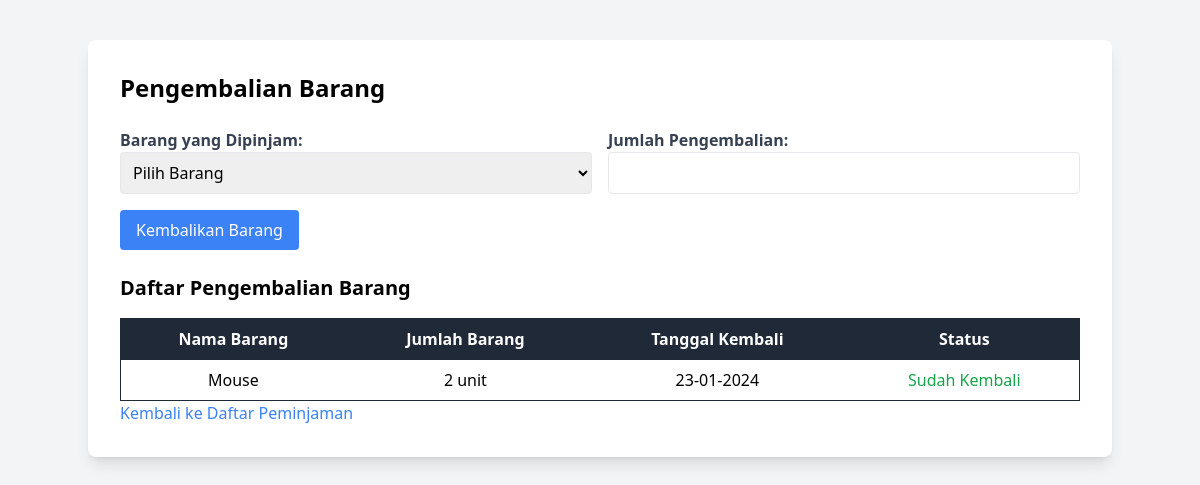
The app's page /src/View/pengembalian_barang.php, older data.
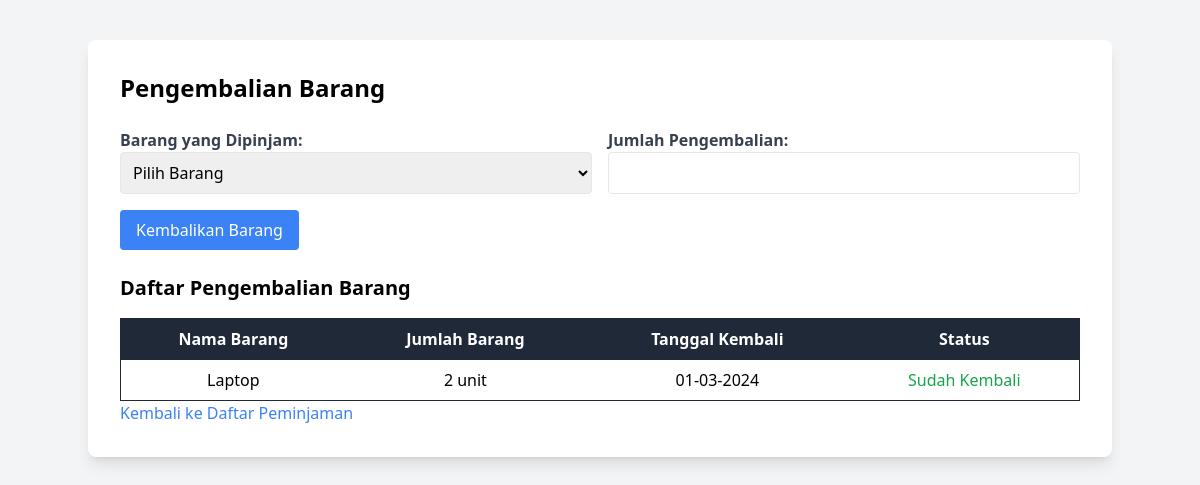
The same page, newer data.
### tables this page shows
CREATE TABLE `pengembalian_barang` (
  `pengembalian_id` int(11) NOT NULL,
  `id_barang` int(11) DEFAULT NULL,
  `jumlah` int(11) DEFAULT NULL,
  `tanggal_kembali` date DEFAULT NULL
);

CREATE TABLE `barang` (
  `id` int(11) NOT NULL,
  `nama` varchar(45) NOT NULL,
  `stok` int(11) NOT NULL,
  `gambar` varchar(250) DEFAULT NULL
);

### src/Controller/PengembalianBarangController.php (called while the page is built, shortened)
<?php
class PengembalianBarangController {
    private $database;
    public function __construct(Database $database) {
        $this->database = $database;
    }
    public function getDaftarPengembalian() {
        $koneksi = $this->database->koneksi;
        $resultPengembalian = $koneksi->query("SELECT pengembalian_barang.*, barang.nama
                                                FROM pengembalian_barang
                                                JOIN barang ON pengembalian_barang.id_barang = barang.id
                                                ORDER BY pengembalian_barang.tanggal_kembali DESC");
        $daftarPengembalian = [];
        while ($rowPengembalian = $resultPengembalian->fetch_assoc()) {
            $daftarPengembalian[] = $rowPengembalian;
        }
        return $daftarPengembalian;
    }
}

### src/View/pengembalian_barang.php (the view, shortened to what this page needs)
<?php
include '../Controller/Database.php';
include '../Controller/PengembalianBarangController.php';
$database = new Database();
$koneksi = $database->koneksi;
$pengembalianController = new PengembalianBarangController($database);
$daftarBarangDipinjam = $koneksi->query("SELECT peminjaman_barang.*, barang.nama AS nama_barang
                                        FROM peminjaman_barang
                                        JOIN barang ON peminjaman_barang.id_barang = barang.id
                                        WHERE peminjaman_barang.jumlah > 0");
$daftarPengembalian = $pengembalianController->getDaftarPengembalian();
?>
<!DOCTYPE html>
<html lang="en">
<head>
    <link href="../output.css" rel="stylesheet">
</head>
<body class="bg-gray-100">
<div class="container mx-auto p-8 mt-10 bg-white rounded-lg shadow-lg">
    <h1 class="text-2xl font-bold mb-6">Pengembalian Barang</h1>
    <form action="pengembalian_barang.php" method="post" class="mb-6">
        <div class="grid grid-cols-1 md:grid-cols-2 gap-4">
            <div>
                <label for="barang" class="block text-gray-700 font-bold">Barang yang Dipinjam:</label>
                <select name="barang" id="barang" class="w-full p-2 border rounded">
                    <option value="" selected disabled>Pilih Barang</option>
                    <?php
                    while ($rowBarangDipinjam = $daftarBarangDipinjam->fetch_assoc()) {
                        echo "<option value=\"{$rowBarangDipinjam['id_barang']}\" data-jumlah-peminjaman=\"{$rowBarangDipinjam['jumlah']}\">{$rowBarangDipinjam['nama_barang']}</option>";
                    }
                    ?>
                </select>
            </div>
            <div class="mb-4">
                <label for="jumlah" class="block text-gray-700 font-bold">Jumlah Pengembalian:</label>
                <input type="number" name="jumlah" id="jumlah" class="w-full p-2 border rounded" value="<?php echo $rowBarangDipinjam['jumlah']; ?>" readonly>
            </div>
        </div>
        <button type="submit" class="bg-blue-500 text-white px-4 py-2 rounded">Kembalikan Barang</button>
    </form>
    <h2 class="text-xl font-bold mb-4">Daftar Pengembalian Barang</h2>
    <table class="border-collapse border border-gray-800 w-full mx-auto">
        <thead>
            <tr class="bg-gray-800 text-white">
                <th class="p-2 text-center">Nama Barang</th>
                <th class="p-2 text-center">Jumlah Barang</th>
                <th class="p-2 text-center">Tanggal Kembali</th>
                <th class="p-2 text-center">Status</th>
            </tr>
        </thead>
        <tbody>
            <?php
            foreach ($daftarPengembalian as $pengembalian) {
                echo "<tr class=\"border border-gray-800\">";
                $tanggalKembali = date("d-m-Y", strtotime($pengembalian['tanggal_kembali']));
                echo "<td class=\"p-2 text-center\">{$pengembalian['nama']}</td>";
                echo "<td class=\"p-2 text-center\">{$pengembalian['jumlah']} unit</td>";
                echo "<td class=\"p-2 text-center\">{$tanggalKembali}</td>";
                $statusKeterangan = $pengembalian['pengembalian_id'] ? 'Sudah Kembali' : 'Belum Kembali';
                $statusWarna = $pengembalian['pengembalian_id'] ? 'text-green-600' : 'text-red-600';
                echo "<td class=\"p-2 text-center {$statusWarna}\">{$statusKeterangan}</td>";
                echo "</tr>";
            }
            ?>
        </tbody>
    </table>
    <a href="../View/index.php" class="text-blue-500">Kembali ke Daftar Peminjaman</a>
</div>
</body>
</html>

Row changes from the older to the newer data that the page shows:
removed pengembalian_barang: id_barang.nama "Mouse", jumlah "2", tanggal_kembali "23-01-2024", pengembalian_id "Sudah Kembali"
added pengembalian_barang: id_barang.nama "Laptop", jumlah "2", tanggal_kembali "01-03-2024", pengembalian_id "Sudah Kembali"
